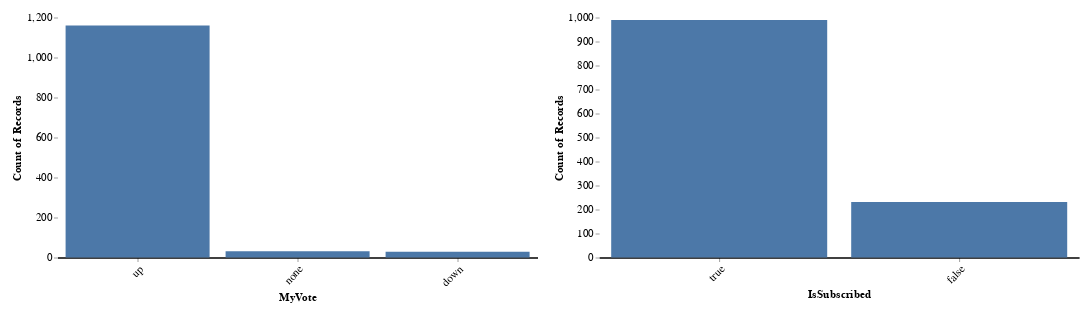

The cell this chart's notebook holds for it:
### Code cell
# Count the number of votes
chart_vote = alt.Chart(post_votes_df).mark_bar().encode(
    alt.X("MyVote:N", sort="-y", axis=alt.Axis(labelAngle=-45)),
    alt.Y("count()"),
    tooltip=["count()"],  # Show the count when hovering over the bar
).properties(
    width=600,
    height=300,
)

chart_subscribed = alt.Chart(post_votes_df).mark_bar().encode(
    alt.X("IsSubscribed:N", sort="-y", axis=alt.Axis(labelAngle=-45)),
    alt.Y("count()"),
    tooltip=["count()"],  # Show the count when hovering over the bar
).properties(
    width=600,
    height=300,
)

chart = alt.hconcat(chart_vote, chart_subscribed)

chart = chart.configure(
    padding={"left": 15, "right": 15, "top": 15, "bottom": 15},
    title={"fontSize": 18},
).configure_view(
    stroke=None,
).configure_axisX(
    labelFontSize=14,
    titleFontSize=14,
    grid=False,  # Remove the grid
    domainWidth=2,  # Set the width of the axis line
    domainColor="#000"  # Set the color of the axis line
).configure_axisY(
    labelFontSize=14,
    titleFontSize=14,
    grid=False,  # Remove the grid
    domain=False,  # Remove the axis line
)

chart_vote.save("figures/post_votes/altair_vote_counts.html")
chart_vote.save("figures/post_votes/altair_vote_counts.png")
chart_subscribed.save("figures/post_votes/altair_subscribed_counts.html")
chart_subscribed.save("figures/post_votes/altair_subscribed_counts.png")

chart

### Figure 1 — Vega-Lite specification as saved in the notebook (floating-point values rounded to 4 significant figures; data arrays with more than 128 entries replaced by an {"elided": "..."} marker saying what was removed)
{"config": {"view": {"continuousWidth": 300, "continuousHeight": 300, "stroke": null}, "axisX": {"domainColor": "#000", "domainWidth": 2, "grid": false, "labelFontSize": 14, "titleFontSize": 14}, "axisY": {"domain": false, "grid": false, "labelFontSize": 14, "titleFontSize": 14}, "padding": {"left": 15, "right": 15, "top": 15, "bottom": 15}, "title": {"fontSize": 18}}, "hconcat": [{"mark": {"type": "bar"}, "encoding": {"tooltip": [{"aggregate": "count", "type": "quantitative"}], "x": {"axis": {"labelAngle": -45}, "field": "MyVote", "sort": "-y", "type": "nominal"}, "y": {"aggregate": "count", "type": "quantitative"}}, "height": 300, "width": 600}, {"mark": {"type": "bar"}, "encoding": {"tooltip": [{"aggregate": "count", "type": "quantitative"}], "x": {"axis": {"labelAngle": -45}, "field": "IsSubscribed", "sort": "-y", "type": "nominal"}, "y": {"aggregate": "count", "type": "quantitative"}}, "height": 300, "width": 600}], "data": {"name": "data-cd92a07166630c8b0be4f69796eadddf"}, "$schema": "https://vega.github.io/schema/vega-lite/v5.15.1.json", "datasets": {"data-cd92a07166630c8b0be4f69796eadddf": {"elided": "1222 records"}}}
